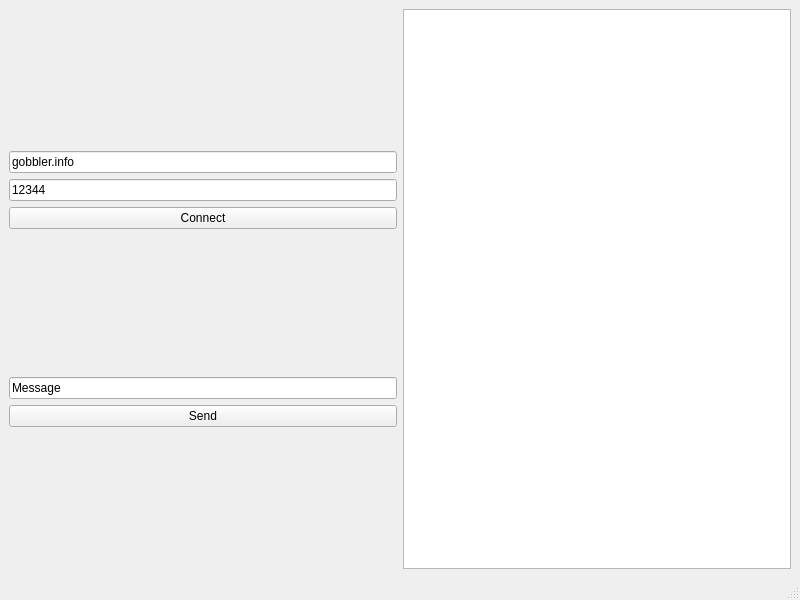
<?xml version="1.0" encoding="UTF-8"?>
<ui version="4.0">
 <class>MainWindow</class>
 <widget class="QMainWindow" name="MainWindow">
  <property name="geometry">
   <rect>
    <x>0</x>
    <y>0</y>
    <width>800</width>
    <height>600</height>
   </rect>
  </property>
  <property name="windowTitle">
   <string>MainWindow</string>
  </property>
  <widget class="QWidget" name="centralwidget">
   <layout class="QVBoxLayout" name="verticalLayout_4">
    <item>
     <layout class="QHBoxLayout" name="horizontalLayout">
      <item>
       <layout class="QVBoxLayout" name="verticalLayout_3">
        <item>
         <layout class="QVBoxLayout" name="verticalLayout">
          <item>
           <widget class="QLineEdit" name="hostLineEdit">
            <property name="text">
             <string>gobbler.info</string>
            </property>
           </widget>
          </item>
          <item>
           <widget class="QLineEdit" name="portLineEdit">
            <property name="text">
             <string>12344</string>
            </property>
           </widget>
          </item>
          <item>
           <widget class="QPushButton" name="connectButton">
            <property name="text">
             <string>Connect</string>
            </property>
           </widget>
          </item>
         </layout>
        </item>
        <item>
         <layout class="QVBoxLayout" name="verticalLayout_2">
          <item>
           <widget class="QLineEdit" name="inputLineEdit">
            <property name="text">
             <string>Message</string>
            </property>
            <property name="readOnly">
             <bool>false</bool>
            </property>
           </widget>
          </item>
          <item>
           <widget class="QPushButton" name="sendButton">
            <property name="text">
             <string>Send</string>
            </property>
           </widget>
          </item>
         </layout>
        </item>
       </layout>
      </item>
      <item>
       <widget class="QTextEdit" name="logTextEdit"/>
      </item>
     </layout>
    </item>
   </layout>
  </widget>
  <widget class="QMenuBar" name="menubar">
   <property name="geometry">
    <rect>
     <x>0</x>
     <y>0</y>
     <width>800</width>
     <height>38</height>
    </rect>
   </property>
  </widget>
  <widget class="QStatusBar" name="statusbar"/>
 </widget>
 <resources/>
 <connections/>
</ui>
